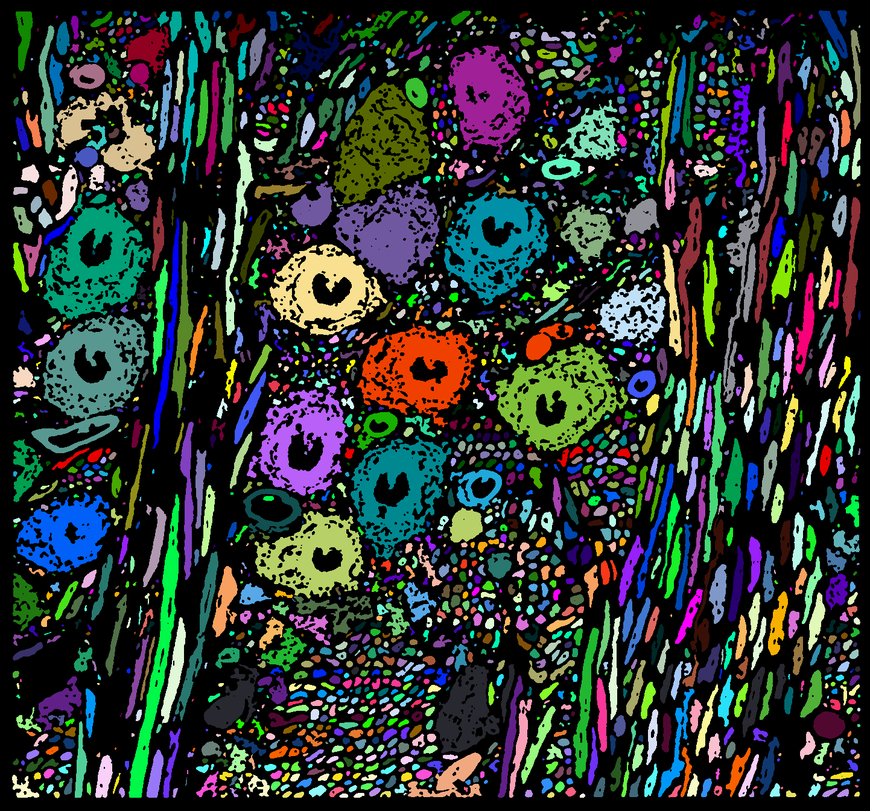
#> input picture img/img0000.tif, 870 x 811 px, shrunk from 1442 x 1344 before the run
$ python annie_edit_stack.py --img img/img0000.tif   (Python 2 division)
#> lines starting #> are read from the running program, lines starting #| are printed output that depends on the picture
import argparse
import matplotlib
matplotlib.use('GTKAgg')
import matplotlib.pyplot as plt
import numpy as np
import cv2
import code
import tifffile
from matplotlib.widgets import Slider, Button, RadioButtons
from timeit import default_timer as timer

def on_mousescroll(self, event):
    if event.button == 'down':
        axplot = fig.add_axes([0.07,0.25,0.90,0.70])
        axplot.imshow(imgs[current+1, :, :])
    elif event.button == 'up':
        self.prev_plot()
    else:
        return
    self.fig.canvas.draw()


def main():
    ap = argparse.ArgumentParser()
    ap.add_argument("-i", "--img", required=True, help="Path to tiff stack")
    args = vars(ap.parse_args())

    x = np.linspace(0, 10, 100)

    print "Loading tiff stack"
    impath = args["img"]

    imgs = tifffile.imread(impath)
#> imgs is the input picture: shape (811, 870, 3); mean R, G, B 45.6, 53.8, 50.2
    zz, yy, xx = imgs.shape
#> zz = 811; yy = 870; xx = 3

    print "Loaded image of size z:" + str(zz) + " y:" + str(yy) + " x:" + str(xx)
#| Loaded image of size z:811 y:870 x:3
    axes = AxesSequence()
    for i in range(zz):
        axes.new(imgs[i, :, :], i)


    axes.show()
    # [8 lines of commented-out code are left out]


class AxesSequence(object):
    """Creates a series of axes in a figure where only one is displayed at any
    given time. Which plot is displayed is controlled by the arrow keys."""
    def __init__(self):
        self.fig = plt.figure()
        self.axes = {}
        self._i = 0 # Currently displayed axes index
        self._n = 0 # Last created axes index
        self.fig.canvas.mpl_connect('scroll_event', self.on_mousescroll)


    def new(self, slice, sliceNum):
        # The label needs to be specified so that a new axes will be created
        # instead of "add_axes" just returning the original one.
        print self._n
        ax = self.fig.add_axes([0.15, 0.1, 0.8, 0.8], visible=False, label=self._n)
        ax.imshow(slice)
        ax.set_title(sliceNum)
        self.axes[self._n] = ax
        self._n += 1

        return ax

    def on_mousescroll(self, event):
        start = timer()
        if event.button == 'down':
            self.next_plot()
        elif event.button == 'up':
            self.prev_plot()
        else:
            return
        self.fig.canvas.draw()
        end = timer()
        print "mousescroll " + str(end - start)

    def next_plot(self):
        start = timer()
        if self._i <= len(self.axes)-2:
            self.axes[self._i].set_visible(False)
            self.axes[self._i+1].set_visible(True)
            self._i += 1
        end = timer()
        print "nextplot " + str(end - start)

    def prev_plot(self):
        if self._i > 0:
            self.axes[self._i].set_visible(False)
            self.axes[self._i-1].set_visible(True)
            self._i -= 1

    def show(self):
        self.axes[0].set_visible(True)
        plt.show()
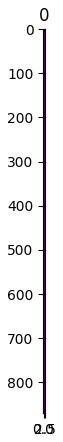
#> figure drawn by matplotlib, 1 panel

if __name__ == '__main__':
    main()
